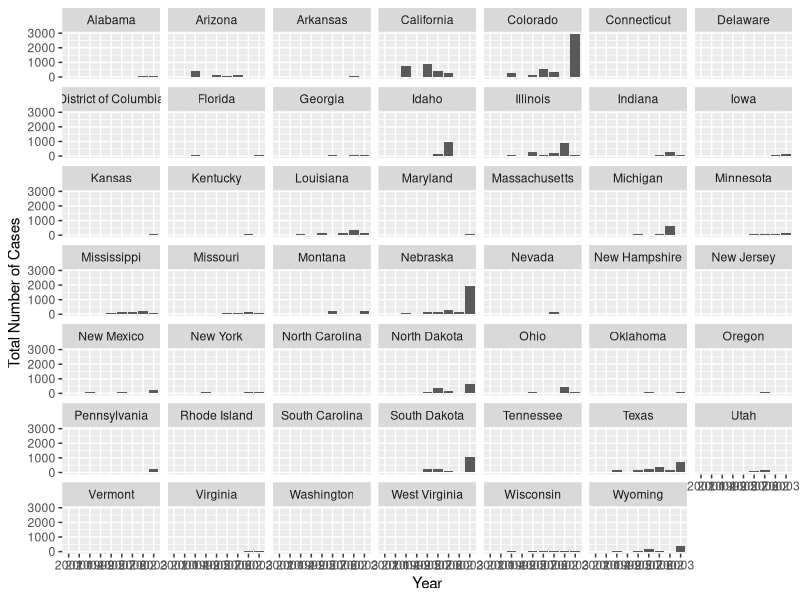
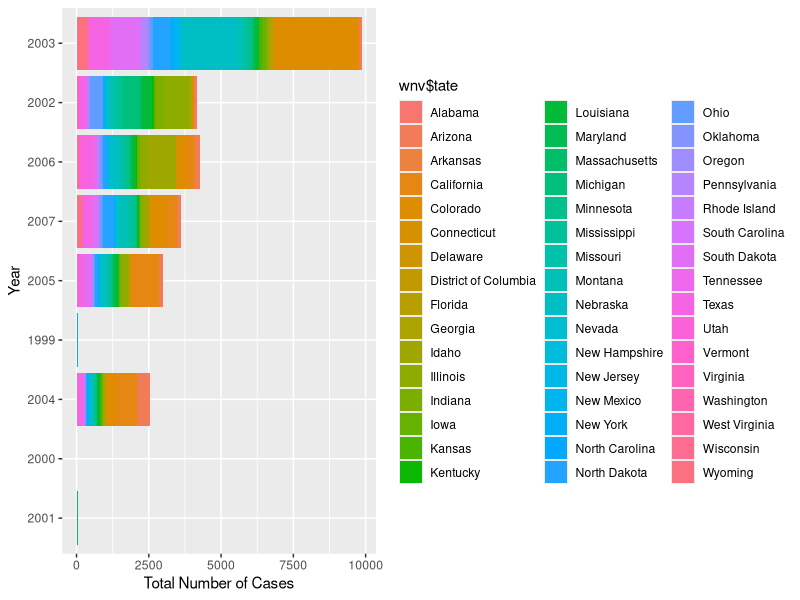
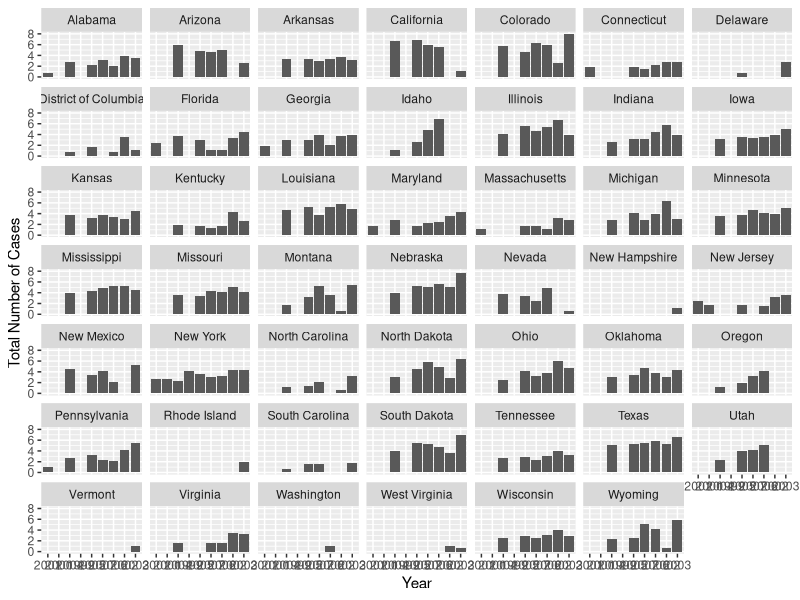
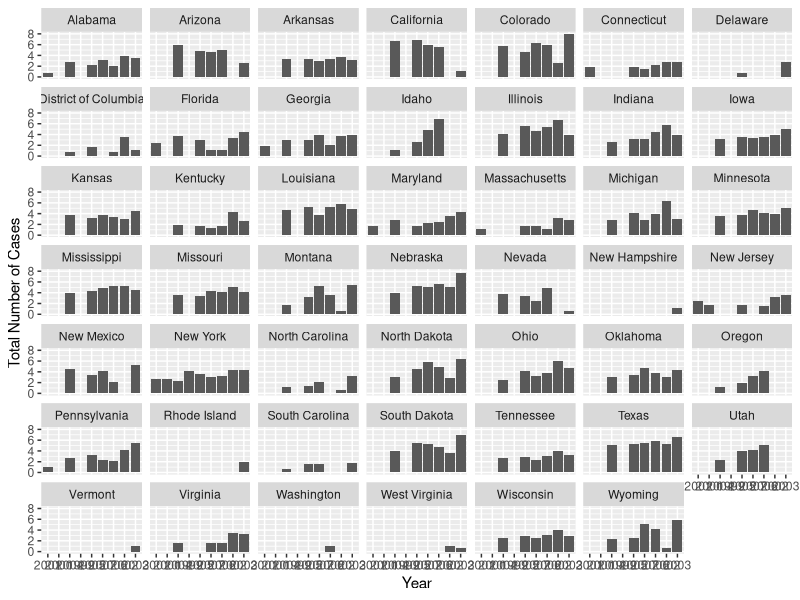
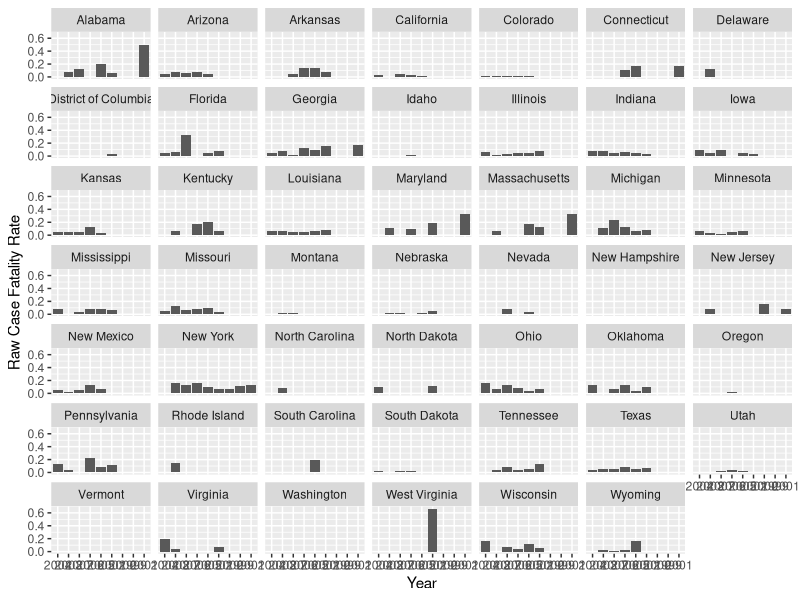

Recreate these plots in R, in order. (Note: this script raises an error after producing the figures.)
##Megan Beaudry 
#version 5-13-19
#Megan.Beaudry@uga.edu
##script for Scientific programming module in R IDEAS course
##comments: Original script was written on 5-13-19

##Step 1: PACKAGES TO LOAD
#the only time you dont want to load all packages at once is if they
###have competing functions
library(ggplot2)
library(lubridate)


##Step 2: DECLARE FUNCTIONS

##Step 3: LOAD DATA
##created WNV working directory and load the data
setwd('C:/Users/msb75462/Desktop/wnv')

##getwd() to check the working directory
getwd()

#create an R dataform by typing data then read.csv
wnv<-read.csv('wnv.csv')

##Step 4: ANALYSIS
##make a histogram using ggplot for the total number of cases in each state in each year
##Here is a line by line explanation of the function used below
##ggplot(data = wnv, aes(x = reorder(wnv$Year, wnv$Total), y = wnv$Total)) +
  #data defines the object in R
  #aes defines the asethigs, these are the x and y variables
   #geom_histogram(stat = "identity", position = "stack") +
    ##identify just means go and grab the data that is in the dataframe correctly
    ##position = stack is adding the multiple years for counting for a state, so you get the total
    ##position if you want bars on top of each other or next to each other. Dodge is the other option
      #facet_wrap(~wnv$tate) +
      #This makes the data so we have multiple panels by stat
          ##labs(y = "Total Number of Cases", x = "Year")
          ##These are the total number of cases
ggplot(data = wnv, aes(x = reorder(wnv$Year, wnv$Total), y = wnv$Total)) +
  geom_histogram(stat = "identity", position = "stack") +
  facet_wrap(~wnv$tate) +
  labs(y = "Total Number of Cases", x = "Year")

##pretty but wrong version
ggplot(data = wnv, aes(x = reorder(wnv$Year, wnv$Total), y = wnv$Total)) +
  geom_histogram(stat = "identity", position = "stack", aes(fill = wnv$tate)) +
  coord_flip() +
  labs(y = "Total Number of Cases", x = "Year")

##now make a histogram for the loga of the number of cases. Version #1. 
ggplot(data = wnv, aes(x = reorder(wnv$Year, wnv$Total), y = log(wnv$Total))) +
  geom_histogram(stat = "identity", position = "stack") +
  facet_wrap(~wnv$tate) +
  labs(y = "Total Number of Cases", x = "Year")

##now make the same graph a slighly different way
#I will do this by creating a function for log
logTotal <- log(wnv$Total)
logTotal
ggplot(data = wnv, aes(x = reorder(wnv$Year, wnv$Total), y = logTotal)) +
  geom_histogram(stat = "identity", position = "stack") +
  facet_wrap(~wnv$tate) +
  labs(y = "Total Number of Cases", x = "Year")

##Use arithmetic operators to calculate the raw case fatality rate (CFR) in each state
##in each year. Plot a histogram of the calcated CFRs.
##CFR=fatalities/total
CFR=(wnv$Fatal/wnv$Total)

ggplot(data = wnv, aes(x = reorder(wnv$Year, CFR), y = CFR)) +
  geom_histogram(stat = 'identity', position = "stack") +
  facet_wrap(~wnv$tate) +
  labs(y = 'Raw Case Fatality Rate', x = 'Year')

#Use arithmetic operators, logical operators, and the function sum to verify that the
##variable Total is simply the sum of the number of febrile cases, neuroinvasive cases, and other
##cases.
sum(wnv$Fever+wnv$EncephMen+wnv$Other)==sum(wnv$Total)

##Now lets look and see what is false
wnv$Total != (wnv$Fever+wnv$EncephMen+wnv$Other)

##Use modular arithmetic to provide an annual case count for each state rounded
##(down) to the nearest dozen. Use modular arithmetic to extract the rounding errors associated
##with this calculate, then add the errors to obtain the total error.
##this gives you the remainder after you divide by 12
##the two %% gives you the remainder by whatever number is after that
wnv$rounded<-wnv$Total-wnv$Total%%12

##now we think we need to calculate the standard error
##here i created a new colulm in the first line
wnv$rounded2<-wnv$Total-wnv$rounded
sum(wnv$rounded2/sum(wnv$Total))


#write a function to calc mean
mean <- mean(wnv$Fever/wnv$Total)
mean

#write a fucntion to calc SD
stanDev <- sd(wnv$Fever/wnv$Total)
stanDev

#calc the average severe disease rate in california, Colorado, and NY
#first we need to pull out a subset of the data
calwnv<- wnv[ which(wnv$tate==c('California')),]
COwnv<- wnv[ which(wnv$tate==c('Colorado')),]
NYwnv<- wnv[ which(wnv$tate==c('New York')),]
detach(wnv)
##Now calc the mean of severe disease per state that was pulled out
mean((calwnv$Fever+calwnv$EncephMen)/calwnv$Total)
mean((COwnv$Fever+COwnv$EncephMen)/COwnv$Total)
mean((NYwnv$Fever+NYwnv$EncephMen)/NYwnv$Total)

##use ggplot to show the neuroivanse disease rate for these stats as a bar graph with error bars to show the SD
mean((calwnv$Fever)/calwnv$Total)
mean((COwnv$Fever)/COwnv$Total)
mean((NYwnv$Fever)/NYwnv$Total)

sd(calwnv$Fever/calwnv$Total)
sd(COwnv$Fever/COwnv$Total)
sd(NYwnv$Fever/NYwnv$Total)

ndr <- function(tate='Colorado', years=1999:2007){
  ##we are using the fucntion to call out colorado in those years, the state and the years are the argument in our function
x <- wnv[wnv$tate %in% tate & wnv$Year %in% years,]
##%in% means within the list of years
y <- data.frame(tate= x$tate, ndr = x$EncephMen/ x$Total)
m <- aggregate(y$ndr, by=list(y$tate), FUN = mean)
##aggregate subsets the data by whatever variables you qualify it with 
se <- aggregate(y$ndr, by=list(y$tate), FUN = function(x) sd(x)/sqrt(length(x)) )
out <- merge(m, se, by = 'Group.1')
names(out) <- c('tate', 'mean.ndr', 'se.ndr')
return(out)
}
disease <- ndr(tate=c('California', 'Colorado', 'New York'))

ggplot(disease, aes(x=tate, y=mean.ndr, fill=tate)) +
  geom_bar(stat = "identity")
  geom_errorbar(aes(ymin=mean.ndr-se.ndr, ymax=mean.ndr+se.ndr)) +
    labs(x="tate", y='Neurodegenerative disease rate', title='Neurodegenerative disease rate, 1999-2007 (mean +/- se)')
  